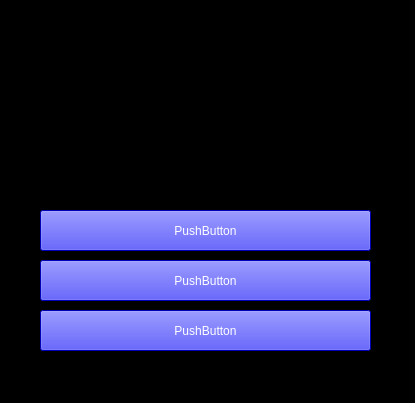
<?xml version="1.0" encoding="UTF-8"?>
<ui version="4.0">
 <class>Choix</class>
 <widget class="QMainWindow" name="Choix">
  <property name="geometry">
   <rect>
    <x>0</x>
    <y>0</y>
    <width>415</width>
    <height>403</height>
   </rect>
  </property>
  <property name="windowTitle">
   <string>Choix Seances</string>
  </property>
  <property name="styleSheet">
   <string notr="true">background-color: rgb(0, 0, 0);</string>
  </property>
  <widget class="QWidget" name="centralwidget">
   <widget class="QLabel" name="Affiche_FIlm">
    <property name="geometry">
     <rect>
      <x>90</x>
      <y>0</y>
      <width>231</width>
      <height>191</height>
     </rect>
    </property>
    <property name="text">
     <string>TextLabel</string>
    </property>
   </widget>
   <widget class="QPushButton" name="PB_choix1">
    <property name="geometry">
     <rect>
      <x>40</x>
      <y>210</y>
      <width>331</width>
      <height>41</height>
     </rect>
    </property>
    <property name="styleSheet">
     <string notr="true">background-color: rgb(0, 0, 255);
color: rgb(255, 255, 255);</string>
    </property>
    <property name="text">
     <string>PushButton</string>
    </property>
   </widget>
   <widget class="QPushButton" name="PB_choix2">
    <property name="geometry">
     <rect>
      <x>40</x>
      <y>260</y>
      <width>331</width>
      <height>41</height>
     </rect>
    </property>
    <property name="styleSheet">
     <string notr="true">background-color: rgb(0, 0, 255);
color: rgb(255, 255, 255);</string>
    </property>
    <property name="text">
     <string>PushButton</string>
    </property>
   </widget>
   <widget class="QPushButton" name="PB_choix3">
    <property name="geometry">
     <rect>
      <x>40</x>
      <y>310</y>
      <width>331</width>
      <height>41</height>
     </rect>
    </property>
    <property name="styleSheet">
     <string notr="true">background-color: rgb(0, 0, 255);
color: rgb(255, 255, 255);</string>
    </property>
    <property name="text">
     <string>PushButton</string>
    </property>
   </widget>
  </widget>
  <widget class="QMenuBar" name="menubar">
   <property name="geometry">
    <rect>
     <x>0</x>
     <y>0</y>
     <width>415</width>
     <height>21</height>
    </rect>
   </property>
  </widget>
  <widget class="QStatusBar" name="statusbar"/>
 </widget>
 <resources/>
 <connections/>
</ui>
